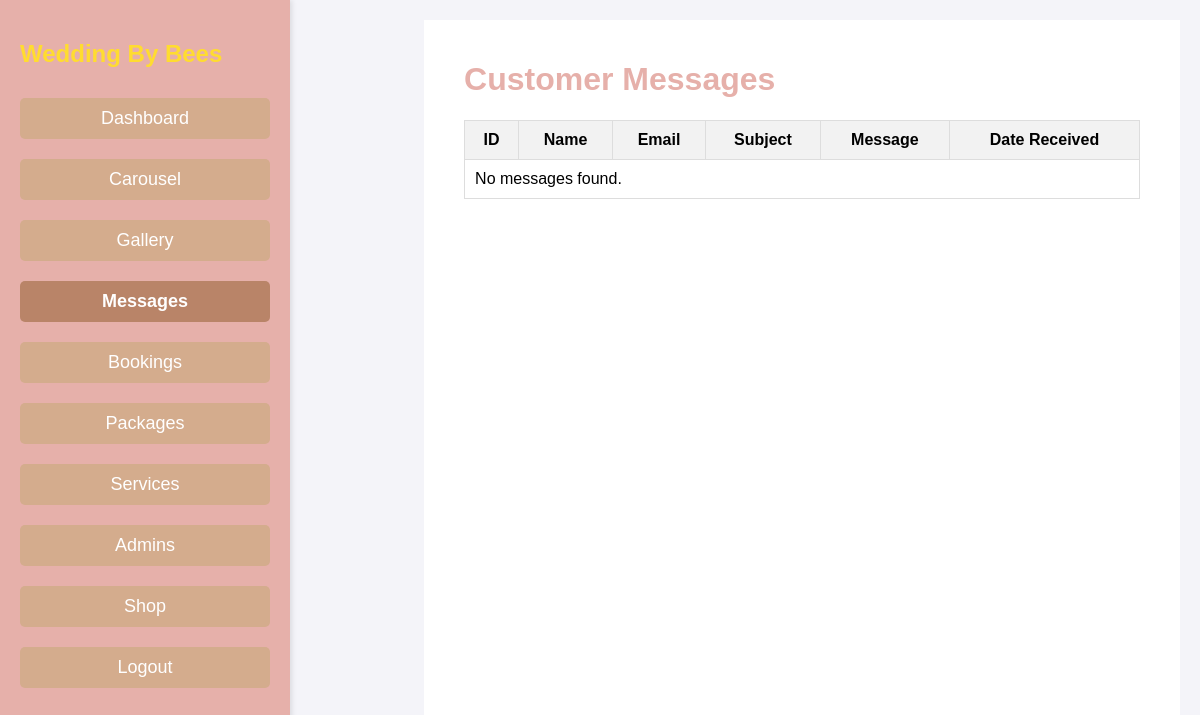
/admin/messages.php (signed in), run on an earlier commit of the app's database.
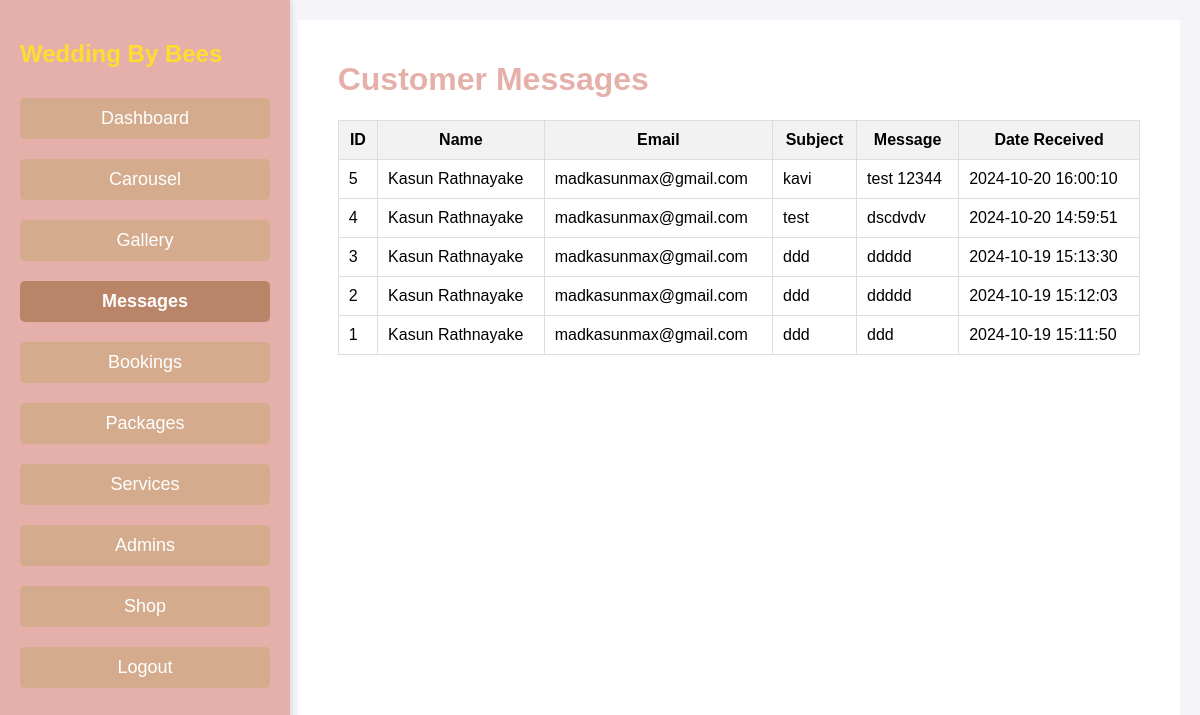
And on a later commit of the database.
### tables this page shows
CREATE TABLE `messages` (
  `id` int(11) NOT NULL,
  `name` varchar(100) NOT NULL,
  `email` varchar(100) NOT NULL,
  `subject` varchar(255) DEFAULT NULL,
  `message` text NOT NULL,
  `created_at` timestamp NOT NULL DEFAULT current_timestamp()
);

### admin/messages.php (the view, shortened to what this page needs)
<?php
include '../inc/links.php';
?>
<?php
$sql = "SELECT id, name, email, subject, message, created_at FROM messages ORDER BY created_at DESC";
$result = $conn->query($sql);
$messages = array();
if ($result->num_rows > 0) {
    while ($row = $result->fetch_assoc()) {
        $messages[] = $row;
    }
} else {
    echo "No messages found.";
}
?>
<!DOCTYPE html>
<html lang="en">
<head>
      <link rel="stylesheet" href="../css/dashboard.css">
</head>
<body>
<div class="dashboard-container">
    <?php include 'header.php' ?>
        <div class="main-content">
        <div class="message-section">
    <h1>Customer Messages</h1>
    <table class="table table-bordered">
        <thead>
            <tr>
                <th>ID</th>
                <th>Name</th>
                <th>Email</th>
                <th>Subject</th>
                <th>Message</th>
                <th>Date Received</th>
            </tr>
        </thead>
        <tbody>
            <?php
            if (!empty($messages)) {
                foreach ($messages as $message) {
                    echo "<tr>";
                    echo "<td>" . $message['id'] . "</td>";
                    echo "<td>" . $message['name'] . "</td>";
                    echo "<td>" . $message['email'] . "</td>";
                    echo "<td>" . $message['subject'] . "</td>";
                    echo "<td>" . $message['message'] . "</td>";
                    echo "<td>" . $message['created_at'] . "</td>";
                    echo "</tr>";
                }
            } else {
                echo "<tr><td colspan='6'>No messages found.</td></tr>";
            }
            ?>
        </tbody>
    </table>
</div>
</div>
</div>
</body>
</html>

What changed in the data, as far as the page shows it:
added messages: id "5", name "Kasun Rathnayake", email "madkasunmax@gmail.com", subject "kavi", message "test 12344", created_at "2024-10-20 16:00:10"
added messages: id "4", name "Kasun Rathnayake", email "madkasunmax@gmail.com", subject "test", message "dscdvdv", created_at "2024-10-20 14:59:51"
added messages: id "3", name "Kasun Rathnayake", email "madkasunmax@gmail.com", subject "ddd", message "ddddd", created_at "2024-10-19 15:13:30"
added messages: id "2", name "Kasun Rathnayake", email "madkasunmax@gmail.com", subject "ddd", message "ddddd", created_at "2024-10-19 15:12:03"
added messages: id "1", name "Kasun Rathnayake", email "madkasunmax@gmail.com", subject "ddd", message "ddd", created_at "2024-10-19 15:11:50"
Also different on the page:
text no longer shown: "No messages found."
